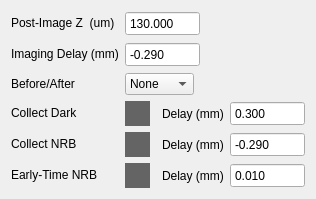
        <widget class="QWidget" name="tab_7">
         <attribute name="title">
          <string>NRB/Dark Collection</string>
         </attribute>
         <layout class="QFormLayout" name="formLayout">
          <item row="0" column="0">
           <widget class="QLabel" name="label_14">
            <property name="text">
             <string>Post-Image Z  (um)</string>
            </property>
            <property name="textFormat">
             <enum>Qt::PlainText</enum>
            </property>
            <property name="wordWrap">
             <bool>true</bool>
            </property>
           </widget>
          </item>
          <item row="0" column="1">
           <widget class="QDoubleSpinBox" name="spinBox_post_image_z_pos">
            <property name="minimumSize">
             <size>
              <width>75</width>
              <height>25</height>
             </size>
            </property>
            <property name="maximumSize">
             <size>
              <width>75</width>
              <height>40</height>
             </size>
            </property>
            <property name="styleSheet">
             <string notr="true">font: 11pt &quot;Arial&quot;;</string>
            </property>
            <property name="readOnly">
             <bool>false</bool>
            </property>
            <property name="buttonSymbols">
             <enum>QAbstractSpinBox::NoButtons</enum>
            </property>
            <property name="decimals">
             <number>3</number>
            </property>
            <property name="minimum">
             <double>-1.000000000000000</double>
            </property>
            <property name="maximum">
             <double>201.000000000000000</double>
            </property>
            <property name="value">
             <double>130.000000000000000</double>
            </property>
           </widget>
          </item>
          <item row="1" column="0">
           <widget class="QLabel" name="label_16">
            <property name="text">
             <string>Imaging Delay (mm)</string>
            </property>
            <property name="textFormat">
             <enum>Qt::PlainText</enum>
            </property>
           </widget>
          </item>
          <item row="1" column="1">
           <widget class="QDoubleSpinBox" name="spinBoxDelayImaging">
            <property name="minimumSize">
             <size>
              <width>75</width>
              <height>25</height>
             </size>
            </property>
            <property name="maximumSize">
             <size>
              <width>75</width>
              <height>40</height>
             </size>
            </property>
            <property name="styleSheet">
             <string notr="true">font: 11pt &quot;Arial&quot;;</string>
            </property>
            <property name="readOnly">
             <bool>false</bool>
            </property>
            <property name="buttonSymbols">
             <enum>QAbstractSpinBox::NoButtons</enum>
            </property>
            <property name="decimals">
             <number>3</number>
            </property>
            <property name="minimum">
             <double>-10000.000000000000000</double>
            </property>
            <property name="maximum">
             <double>10000.000000000000000</double>
            </property>
            <property name="value">
             <double>-0.290000000000000</double>
            </property>
           </widget>
          </item>
          <item row="2" column="0">
           <widget class="QLabel" name="label_19">
            <property name="text">
             <string>Before/After</string>
            </property>
            <property name="textFormat">
             <enum>Qt::PlainText</enum>
            </property>
           </widget>
          </item>
          <item row="2" column="1">
           <widget class="QComboBox" name="comboBoxRecNRB">
            <property name="maximumSize">
             <size>
              <width>69</width>
              <height>16777215</height>
             </size>
            </property>
            <property name="currentIndex">
             <number>0</number>
            </property>
            <item>
             <property name="text">
              <string>None</string>
             </property>
            </item>
            <item>
             <property name="text">
              <string>Before</string>
             </property>
            </item>
            <item>
             <property name="text">
              <string>After</string>
             </property>
            </item>
            <item>
             <property name="text">
              <string>Both</string>
             </property>
            </item>
           </widget>
          </item>
          <item row="3" column="0">
           <widget class="QLabel" name="label_17">
            <property name="text">
             <string>Collect Dark</string>
            </property>
            <property name="textFormat">
             <enum>Qt::PlainText</enum>
            </property>
           </widget>
          </item>
          <item row="3" column="1">
           <layout class="QHBoxLayout" name="horizontalLayout">
            <item>
             <widget class="QCheckBox" name="checkBoxCollectDark">
              <property name="enabled">
               <bool>false</bool>
              </property>
              <property name="sizePolicy">
               <sizepolicy hsizetype="Fixed" vsizetype="Fixed">
                <horstretch>0</horstretch>
                <verstretch>0</verstretch>
               </sizepolicy>
              </property>
              <property name="styleSheet">
               <string notr="true">QCheckBox::indicator { width: 25; height: 25 }
QCheckBox::indicator:disabled { background-color:rgb(100,100,100);}</string>
              </property>
              <property name="text">
               <string/>
              </property>
             </widget>
            </item>
            <item>
             <widget class="QLabel" name="label_21">
              <property name="text">
               <string>Delay (mm)</string>
              </property>
              <property name="textFormat">
               <enum>Qt::PlainText</enum>
              </property>
             </widget>
            </item>
            <item>
             <widget class="QDoubleSpinBox" name="spinBoxDelayDark">
              <property name="minimumSize">
               <size>
                <width>75</width>
                <height>25</height>
               </size>
              </property>
              <property name="maximumSize">
               <size>
                <width>75</width>
                <height>40</height>
               </size>
              </property>
              <property name="styleSheet">
               <string notr="true">font: 11pt &quot;Arial&quot;;</string>
              </property>
              <property name="readOnly">
               <bool>false</bool>
              </property>
              <property name="buttonSymbols">
               <enum>QAbstractSpinBox::NoButtons</enum>
              </property>
              <property name="decimals">
               <number>3</number>
              </property>
              <property name="minimum">
               <double>-10000.000000000000000</double>
              </property>
              <property name="maximum">
               <double>10000.000000000000000</double>
              </property>
              <property name="value">
               <double>0.300000000000000</double>
              </property>
             </widget>
            </item>
           </layout>
          </item>
          <item row="4" column="0">
           <widget class="QLabel" name="label_18">
            <property name="text">
             <string>Collect NRB</string>
            </property>
            <property name="textFormat">
             <enum>Qt::PlainText</enum>
            </property>
           </widget>
          </item>
          <item row="4" column="1">
           <layout class="QHBoxLayout" name="horizontalLayout_3">
            <item>
             <widget class="QCheckBox" name="checkBoxCollectNRB">
              <property name="enabled">
               <bool>false</bool>
              </property>
              <property name="sizePolicy">
               <sizepolicy hsizetype="Fixed" vsizetype="Fixed">
                <horstretch>0</horstretch>
                <verstretch>0</verstretch>
               </sizepolicy>
              </property>
              <property name="styleSheet">
               <string notr="true">QCheckBox::indicator { width: 25; height: 25 }
QCheckBox::indicator:disabled { background-color:rgb(100,100,100);}</string>
              </property>
              <property name="text">
               <string/>
              </property>
             </widget>
            </item>
            <item>
             <widget class="QLabel" name="label_22">
              <property name="text">
               <string>Delay (mm)</string>
              </property>
              <property name="textFormat">
               <enum>Qt::PlainText</enum>
              </property>
             </widget>
            </item>
            <item>
             <widget class="QDoubleSpinBox" name="spinBoxDelayNRB">
              <property name="minimumSize">
               <size>
                <width>75</width>
                <height>25</height>
               </size>
              </property>
              <property name="maximumSize">
               <size>
                <width>75</width>
                <height>40</height>
               </size>
              </property>
              <property name="styleSheet">
               <string notr="true">font: 11pt &quot;Arial&quot;;</string>
              </property>
              <property name="readOnly">
               <bool>false</bool>
              </property>
              <property name="buttonSymbols">
               <enum>QAbstractSpinBox::NoButtons</enum>
              </property>
              <property name="decimals">
               <number>3</number>
              </property>
              <property name="minimum">
               <double>-10000.000000000000000</double>
              </property>
              <property name="maximum">
               <double>10000.000000000000000</double>
              </property>
              <property name="value">
               <double>-0.290000000000000</double>
              </property>
             </widget>
            </item>
           </layout>
          </item>
          <item row="5" column="0">
           <widget class="QLabel" name="label_20">
            <property name="text">
             <string>Early-Time NRB</string>
            </property>
            <property name="textFormat">
             <enum>Qt::PlainText</enum>
            </property>
           </widget>
          </item>
          <item row="5" column="1">
           <layout class="QHBoxLayout" name="horizontalLayout_4">
            <item>
             <widget class="QCheckBox" name="checkBoxCollectNRB_Early">
              <property name="enabled">
               <bool>false</bool>
              </property>
              <property name="sizePolicy">
               <sizepolicy hsizetype="Fixed" vsizetype="Fixed">
                <horstretch>0</horstretch>
                <verstretch>0</verstretch>
               </sizepolicy>
              </property>
              <property name="styleSheet">
               <string notr="true">QCheckBox::indicator { width: 25; height: 25 }
QCheckBox::indicator:disabled { background-color:rgb(100,100,100);}</string>
              </property>
              <property name="text">
               <string/>
              </property>
             </widget>
            </item>
            <item>
             <widget class="QLabel" name="label_23">
              <property name="text">
               <string>Delay (mm)</string>
              </property>
              <property name="textFormat">
               <enum>Qt::PlainText</enum>
              </property>
             </widget>
            </item>
            <item>
             <widget class="QDoubleSpinBox" name="spinBoxDelayNRB_Early">
              <property name="minimumSize">
               <size>
                <width>75</width>
                <height>25</height>
               </size>
              </property>
              <property name="maximumSize">
               <size>
                <width>75</width>
                <height>40</height>
               </size>
              </property>
              <property name="styleSheet">
               <string notr="true">font: 11pt &quot;Arial&quot;;</string>
              </property>
              <property name="readOnly">
               <bool>false</bool>
              </property>
              <property name="buttonSymbols">
               <enum>QAbstractSpinBox::NoButtons</enum>
              </property>
              <property name="decimals">
               <number>3</number>
              </property>
              <property name="minimum">
               <double>-10000.000000000000000</double>
              </property>
              <property name="maximum">
               <double>10000.000000000000000</double>
              </property>
              <property name="value">
               <double>0.010000000000000</double>
              </property>
             </widget>
            </item>
           </layout>
          </item>
         </layout>
        </widget>
